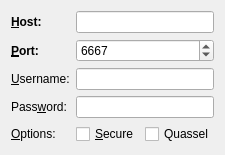
<?xml version="1.0" encoding="UTF-8"?>
<ui version="4.0">
 <class>ServerWizardPage</class>
 <widget class="QWizardPage" name="ServerWizardPage">
  <property name="title">
   <string>Server details</string>
  </property>
  <property name="subTitle">
   <string>Details used to connect to IRC</string>
  </property>
  <layout class="QFormLayout" name="formLayout">
   <item row="0" column="0">
    <widget class="QLabel" name="label">
     <property name="font">
      <font>
       <weight>75</weight>
       <bold>true</bold>
      </font>
     </property>
     <property name="text">
      <string>&amp;Host:</string>
     </property>
     <property name="buddy">
      <cstring>lineEditHost</cstring>
     </property>
    </widget>
   </item>
   <item row="0" column="1">
    <widget class="QLineEdit" name="lineEditHost">
     <property name="whatsThis">
      <string>Entering a server host is mandatory. The connection is established to the given server host and port.</string>
     </property>
     <property name="inputMethodHints">
      <set>Qt::ImhNoAutoUppercase|Qt::ImhUrlCharactersOnly</set>
     </property>
    </widget>
   </item>
   <item row="1" column="0">
    <widget class="QLabel" name="label_3">
     <property name="font">
      <font>
       <weight>75</weight>
       <bold>true</bold>
      </font>
     </property>
     <property name="text">
      <string>&amp;Port:</string>
     </property>
     <property name="buddy">
      <cstring>spinBoxPort</cstring>
     </property>
    </widget>
   </item>
   <item row="1" column="1">
    <widget class="QSpinBox" name="spinBoxPort">
     <property name="sizePolicy">
      <sizepolicy hsizetype="MinimumExpanding" vsizetype="Fixed">
       <horstretch>0</horstretch>
       <verstretch>0</verstretch>
      </sizepolicy>
     </property>
     <property name="whatsThis">
      <string>Entering a server port is mandatory. The connection is established to the given server host and port.</string>
     </property>
     <property name="minimum">
      <number>1024</number>
     </property>
     <property name="maximum">
      <number>65535</number>
     </property>
     <property name="value">
      <number>6667</number>
     </property>
    </widget>
   </item>
   <item row="2" column="0">
    <widget class="QLabel" name="label_2">
     <property name="text">
      <string>&amp;Username:</string>
     </property>
     <property name="buddy">
      <cstring>lineEditUser</cstring>
     </property>
    </widget>
   </item>
   <item row="2" column="1">
    <widget class="QLineEdit" name="lineEditUser"/>
   </item>
   <item row="3" column="0">
    <widget class="QLabel" name="label_4">
     <property name="text">
      <string>Pass&amp;word:</string>
     </property>
     <property name="buddy">
      <cstring>lineEditPass</cstring>
     </property>
    </widget>
   </item>
   <item row="3" column="1">
    <widget class="QLineEdit" name="lineEditPass">
     <property name="whatsThis">
      <string>Entering a server password is optional. Some servers are secured with a password.</string>
     </property>
     <property name="inputMethodHints">
      <set>Qt::ImhHiddenText|Qt::ImhNoAutoUppercase|Qt::ImhNoPredictiveText</set>
     </property>
     <property name="echoMode">
      <enum>QLineEdit::Password</enum>
     </property>
    </widget>
   </item>
   <item row="4" column="0">
    <widget class="QLabel" name="label_5">
     <property name="text">
      <string>&amp;Options:</string>
     </property>
     <property name="buddy">
      <cstring>checkBoxSecure</cstring>
     </property>
    </widget>
   </item>
   <item row="4" column="1">
    <layout class="QHBoxLayout" name="horizontalLayout">
     <item>
      <widget class="QCheckBox" name="checkBoxSecure">
       <property name="whatsThis">
        <string>If this check box is checked, a secure connection is established to the given server.</string>
       </property>
       <property name="text">
        <string>&amp;Secure</string>
       </property>
      </widget>
     </item>
     <item>
      <widget class="QCheckBox" name="checkBoxQuassel">
       <property name="text">
        <string>Quassel</string>
       </property>
      </widget>
     </item>
     <item>
      <spacer name="horizontalSpacer">
       <property name="orientation">
        <enum>Qt::Horizontal</enum>
       </property>
       <property name="sizeHint" stdset="0">
        <size>
         <width>0</width>
         <height>0</height>
        </size>
       </property>
      </spacer>
     </item>
    </layout>
   </item>
  </layout>
 </widget>
 <tabstops>
  <tabstop>lineEditHost</tabstop>
  <tabstop>spinBoxPort</tabstop>
  <tabstop>lineEditUser</tabstop>
  <tabstop>lineEditPass</tabstop>
  <tabstop>checkBoxSecure</tabstop>
  <tabstop>checkBoxQuassel</tabstop>
 </tabstops>
 <resources/>
 <connections/>
</ui>
